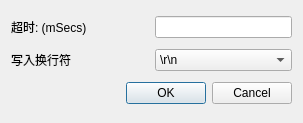
<?xml version="1.0" encoding="UTF-8"?>
<ui version="4.0">
 <class>ConfigDialog</class>
 <widget class="QDialog" name="ConfigDialog">
  <property name="geometry">
   <rect>
    <x>0</x>
    <y>0</y>
    <width>303</width>
    <height>123</height>
   </rect>
  </property>
  <property name="windowTitle">
   <string>Dialog</string>
  </property>
  <layout class="QVBoxLayout" name="verticalLayout">
   <item>
    <layout class="QHBoxLayout" name="horizontalLayout">
     <item>
      <widget class="QLabel" name="labelTimeout">
       <property name="sizePolicy">
        <sizepolicy hsizetype="Preferred" vsizetype="Preferred">
         <horstretch>1</horstretch>
         <verstretch>0</verstretch>
        </sizepolicy>
       </property>
       <property name="text">
        <string>超时: (mSecs)</string>
       </property>
      </widget>
     </item>
     <item>
      <widget class="QLineEdit" name="lineEditTimeout">
       <property name="sizePolicy">
        <sizepolicy hsizetype="Expanding" vsizetype="Fixed">
         <horstretch>1</horstretch>
         <verstretch>0</verstretch>
        </sizepolicy>
       </property>
      </widget>
     </item>
    </layout>
   </item>
   <item>
    <layout class="QHBoxLayout" name="horizontalLayout_2">
     <item>
      <widget class="QLabel" name="labelTermination">
       <property name="text">
        <string>写入换行符</string>
       </property>
      </widget>
     </item>
     <item>
      <widget class="QComboBox" name="comboBoxTerm">
       <item>
        <property name="text">
         <string>\r\n</string>
        </property>
       </item>
       <item>
        <property name="text">
         <string>\n</string>
        </property>
       </item>
       <item>
        <property name="text">
         <string>\r</string>
        </property>
       </item>
       <item>
        <property name="text">
         <string>\n\r</string>
        </property>
       </item>
      </widget>
     </item>
    </layout>
   </item>
   <item>
    <widget class="QDialogButtonBox" name="buttonBox">
     <property name="orientation">
      <enum>Qt::Horizontal</enum>
     </property>
     <property name="standardButtons">
      <set>QDialogButtonBox::Cancel|QDialogButtonBox::Ok</set>
     </property>
    </widget>
   </item>
  </layout>
 </widget>
 <resources/>
 <connections>
  <connection>
   <sender>buttonBox</sender>
   <signal>accepted()</signal>
   <receiver>ConfigDialog</receiver>
   <slot>accept()</slot>
   <hints>
    <hint type="sourcelabel">
     <x>248</x>
     <y>254</y>
    </hint>
    <hint type="destinationlabel">
     <x>157</x>
     <y>274</y>
    </hint>
   </hints>
  </connection>
  <connection>
   <sender>buttonBox</sender>
   <signal>rejected()</signal>
   <receiver>ConfigDialog</receiver>
   <slot>reject()</slot>
   <hints>
    <hint type="sourcelabel">
     <x>316</x>
     <y>260</y>
    </hint>
    <hint type="destinationlabel">
     <x>286</x>
     <y>274</y>
    </hint>
   </hints>
  </connection>
 </connections>
</ui>
